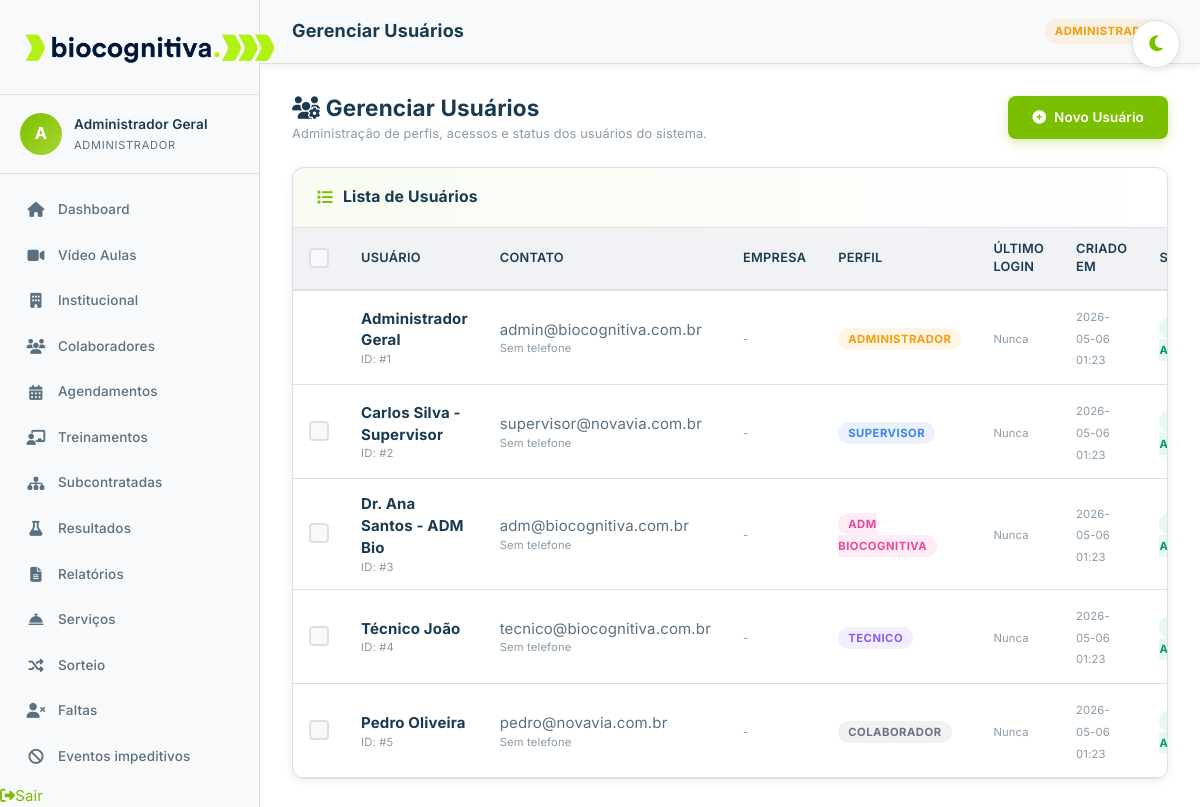
Page /admin/users (signed in) on the committed database.
### tables this page shows
CREATE TABLE users (
                id INTEGER PRIMARY KEY AUTOINCREMENT,
                name TEXT NOT NULL, email TEXT UNIQUE NOT NULL, password_hash TEXT NOT NULL,
                role TEXT NOT NULL DEFAULT 'colaborador' CHECK(role IN ('supervisor','colaborador','tecnico','adm_biocognitiva','administrador','super_admin')),
                cpf TEXT DEFAULT '', phone TEXT DEFAULT '', address TEXT DEFAULT '',
                funcao TEXT DEFAULT '', data_admissao TEXT DEFAULT '',
                empresa TEXT DEFAULT '', permissions TEXT DEFAULT '{}', active INTEGER DEFAULT 1,
                last_login TIMESTAMP,
                created_at TIMESTAMP DEFAULT CURRENT_TIMESTAMP, updated_at TIMESTAMP DEFAULT CURRENT_TIMESTAMP
            );

### app.py (the view)
@app.route('/admin/users')
@login_required
@permission_required('admin_users', 'view')
def admin_users():
    u=get_user(); db=get_db()
    if u['role'] == 'supervisor':
        users=db.execute('SELECT * FROM users WHERE empresa = ? ORDER BY created_at DESC', (u['empresa'],)).fetchall()
    else:
        users=db.execute('SELECT * FROM users ORDER BY created_at DESC').fetchall()
    db.close()
    return render_template('admin_users.html', user=u, users=users)

### app.py (called while the page is built, shortened)
@app.context_processor
def inject_release():
    return {
        'motivos_agendamento': MOTIVO_AGENDAMENTO_LABELS,
        'tipos_exame_agendamento': TIPOS_EXAME_AGENDAMENTO,
        'app_release': '2.0',
    }

def login_required(f):
    @wraps(f)
    def dec(*a,**k):
        if 'user_id' not in session: return redirect(url_for('login'))
        return f(*a,**k)
    return dec

def check_permission(module, level='view'):
    u = get_user()
    if not u: return False
    if u['role'] == 'super_admin': return True
    perms = u.get('permissions', {})
    user_level = perms.get(module, 'none')
    if level == 'admin':
        return user_level == 'admin'
    if level == 'view':
        return user_level in ('view', 'admin')
    return False

def permission_required(module, level='view'):
    def decorator(f):
        @wraps(f)
        def dec(*a,**k):
            if not check_permission(module, level):
                flash(f'Acesso negado: você não tem permissão de {level} para o módulo {module}.','error')
                return redirect(url_for('dashboard'))
            return f(*a,**k)
        return dec
    return decorator

@app.context_processor
def inject_permissions():
    return dict(
        check_permission=check_permission,
        is_impersonating='impersonator_id' in session
    )

def get_user():
    user_id = session.get('user_id')
    if not user_id:
        return None
    db = get_db()
    u = db.execute('SELECT * FROM users WHERE id=?', (user_id,)).fetchone()
    db.close()
    if not u: return None
    usr = dict(u)
    try:
        usr['permissions'] = json.loads(usr.get('permissions', '{}'))
    except:
        usr['permissions'] = {}
    return usr

@app.before_request
def _local_debug_institucional_session():
    if not app.debug or session.get('user_id'):
        return

### models.py (called while the page is built)
def get_db():
    conn = sqlite3.connect(DATABASE, timeout=30)
    conn.row_factory = sqlite3.Row
    conn.execute("PRAGMA foreign_keys = ON")
    return conn

### templates/admin_users.html (shortened to what this page needs)
{% extends "base.html" %}
{% block page_title %}Gerenciar Usuários{% endblock %}
{% block content %}
<div class="page-header">
    <div class="header-title">
        <div>
            <h2><i class="fas fa-users-cog"></i> Gerenciar Usuários</h2>
            <p style="color: var(--text-muted); font-size: 0.85rem;">Administração de perfis, acessos e status dos usuários do sistema.</p>
        </div>
    </div>
    <div class="header-actions">
        <a href="{{ url_for('create_user') }}" class="btn btn-primary shadow-sm">
            <i class="fas fa-plus-circle"></i> Novo Usuário
        </a>
    </div>
</div>
<div class="card">
    <div class="card-header">
        <h2><i class="fas fa-list"></i> Lista de Usuários</h2>
    </div>
    <div class="card-body" style="padding: 0;">
        <form id="batch-delete-form" method="POST" action="{{ url_for('delete_users_batch') }}">
            <table class="table">
                <thead>
                    <tr>
                        <th class="checkbox-cell">
                            <label class="custom-checkbox">
                                <span class="checkmark"></span>
                            </label>
                        </th>
                        <th>Usuário</th>
                        <th>Contato</th>
                        <th>Empresa</th>
                        <th>Perfil</th>
                        <th>Último Login</th>
                        <th>Criado em</th>
                        <th>Status</th>
                    </tr>
                </thead>
                <tbody>
                {% for u in users %}
                <tr>
                    <td class="checkbox-cell">
                        {% if u.id != session.user_id %}
                        <label class="custom-checkbox">
                            <span class="checkmark"></span>
                        </label>
                        {% endif %}
                    </td>
                    <td>
                        <div class="user-meta">
                            <span class="user-name-bold">{{ u.name }}</span>
                            <span class="user-sub">ID: #{{ u.id }}</span>
                        </div>
                    </td>
                    <td>
                        <div class="user-meta">
                            <span>{{ u.email }}</span>
                            <span class="user-sub">{{ u.phone or 'Sem telefone' }}</span>
                        </div>
                    </td>
                    <td>
                        <span class="user-sub">{{ u.empresa or '-' }}</span>
                    </td>
                    <td>
                        <span class="badge badge-{{ u.role }}">
                            {{ u.role.replace('_',' ').title() }}
                        </span>
                    </td>
                    <td>
                        <span class="user-sub">{{ u.last_login or 'Nunca' }}</span>
                    </td>
                    <td>
                        <span class="user-sub">{{ u.created_at[:16] if u.created_at else '-' }}</span>
                    </td>
                    <td>
                        {% if u.active %}
                        <span class="badge badge-success">
                             Ativo
                        </span>
                        {% else %}
                        <span class="badge badge-danger">
                            <i class="fas fa-times-circle"></i> Inativo
                        </span>
                        {% endif %}
                    </td>
                </tr>
                {% endfor %}
                </tbody>
            </table>
        </form>
    </div>
</div>
{% endblock %}

### templates/base.html (shortened to what this page needs)
<!DOCTYPE html>
<html lang="pt-BR">
<head>
    <link href="https://cdnjs.cloudflare.com/ajax/libs/font-awesome/6.5.1/css/all.min.css" rel="stylesheet">
    <link rel="stylesheet" href="{{ url_for('static', filename='css/biocognitiva.css') }}">
</head>
<body>
{% if session.get('user_id') %}
<nav class="sidebar" id="sidebar">
    <div class="sidebar-header">
        <div class="logo"><img src="{{ url_for('static', filename='img/logo.png') }}" alt="Biocognitiva" style="height:50px; margin-right:10px;"></div>
    </div>
    <div class="sidebar-user">
        <div class="avatar">{{ session.get('name','U')[0] }}</div>
        <div class="user-info">
            <span class="user-name">{{ session.get('name') }}</span>
            <span class="user-role">{{ session.get('role','').replace('_',' ').title() }}</span>
        </div>
    </div>
    <ul class="sidebar-menu">
        <li><a href="{{ url_for('dashboard') }}" class="{% if request.endpoint=='dashboard' %}active{% endif %}"><i class="fas fa-home"></i><span>Dashboard</span></a></li>
        {% if check_permission('treinamentos') %}
        <li><a href="{{ url_for('video_aulas') }}" class="{% if request.endpoint=='video_aulas' %}active{% endif %}"><i class="fas fa-video"></i><span>Vídeo Aulas</span></a></li>
        {% endif %}
        {% if check_permission('institucional') %}
        <li><a href="{{ url_for('institucional') }}" class="{% if request.endpoint=='institucional' %}active{% endif %}"><i class="fas fa-building"></i><span>Institucional</span></a></li>
        {% endif %}
        {% if check_permission('colaboradores') %}
        <li><a href="{{ url_for('colaboradores') }}" class="{% if request.endpoint=='colaboradores' %}active{% endif %}"><i class="fas fa-users"></i><span>Colaboradores</span></a></li>
        {% endif %}
        {% if check_permission('agendamentos') %}
        <li><a href="{{ url_for('agendamentos') }}" class="{% if request.endpoint=='agendamentos' %}active{% endif %}"><i class="fas fa-calendar-alt"></i><span>Agendamentos</span></a></li>
        {% endif %}
        {% if check_permission('treinamentos') %}
        <li><a href="{{ url_for('treinamentos') }}" class="{% if request.endpoint=='treinamentos' %}active{% endif %}"><i class="fas fa-chalkboard-teacher"></i><span>Treinamentos</span></a></li>
        {% endif %}
        {% if check_permission('subcontratadas') %}
        <li><a href="{{ url_for('subcontratadas') }}" class="{% if request.endpoint=='subcontratadas' %}active{% endif %}"><i class="fas fa-sitemap"></i><span>Subcontratadas</span></a></li>
        {% endif %}
        {% if check_permission('resultados') %}
        <li><a href="{{ url_for('resultados') }}" class="{% if request.endpoint=='resultados' %}active{% endif %}"><i class="fas fa-flask"></i><span>Resultados</span></a></li>
        {% endif %}
        {% if check_permission('relatorios') %}
        <li><a href="{{ url_for('relatorios') }}" class="{% if request.endpoint=='relatorios' %}active{% endif %}"><i class="fas fa-file-alt"></i><span>Relatórios</span></a></li>
        {% endif %}
        {% if check_permission('servicos') %}
        <li><a href="{{ url_for('servicos') }}" class="{% if request.endpoint=='servicos' %}active{% endif %}"><i class="fas fa-concierge-bell"></i><span>Serviços</span></a></li>
        {% endif %}
        {% if check_permission('sorteio') %}
        <li><a href="{{ url_for('sorteio') }}" class="{% if request.endpoint=='sorteio' %}active{% endif %}"><i class="fas fa-random"></i><span>Sorteio</span></a></li>
        {% endif %}
        {% if check_permission('faltas') %}
        <li><a href="{{ url_for('faltas') }}" class="{% if request.endpoint=='faltas' %}active{% endif %}"><i class="fas fa-user-times"></i><span>Faltas</span></a></li>
        {% endif %}
        {% if check_permission('controle_positivo') or check_permission('agendamentos') %}
        <li><a href="{{ url_for('controle_positivo') }}" class="{% if request.endpoint=='controle_positivo' %}active{% endif %}"><i class="fas fa-ban"></i><span>Eventos impeditivos</span></a></li>
        {% endif %}
        {% if check_permission('clientes') %}
        <li><a href="{{ url_for('clientes') }}" class="{% if request.endpoint=='clientes' %}active{% endif %}"><span>Cadastro de clientes</span></a></li>
        {% endif %}
    </ul>
    <div class="sidebar-footer"><a href="{{ url_for('logout') }}"><i class="fas fa-sign-out-alt"></i><span>Sair</span></a></div>
</nav>
<main class="main-content">
    <header class="topbar">
        <h1 class="page-title">{% block page_title %}Dashboard{% endblock %}</h1>
        <div class="topbar-actions">
            <button type="button" class="theme-toggle" onclick="toggleTheme()" title="Alternar tema" aria-label="Alternar tema claro ou escuro">
                <i class="fas fa-moon"></i>
            </button>
            <span class="badge badge-{{ session.get('role') }}">{{ session.get('role','').replace('_',' ').title() }}</span>
        </div>
    </header>
    <div class="content-area">{% block content %}{% endblock %}</div>
</main>
{% else %}{% block auth_content %}{% endblock %}{% endif %}
</body>
</html>

### templates/admin_users.html (style rules this page uses)
.badge-supervisor { background: rgba(59, 130, 246, 0.1); color: #3b82f6; }
.badge-tecnico { background: rgba(139, 92, 246, 0.1); color: #8b5cf6; }
.badge-adm_biocognitiva { background: rgba(236, 72, 153, 0.1); color: #ec4899; }
.badge-administrador { background: rgba(245, 158, 11, 0.1); color: #f59e0b; }
.badge-colaborador { background: rgba(107, 114, 128, 0.1); color: #6b7280; }

### rows in the picture
users: get "Administrador Geral", get "ADMINISTRADOR", name "Administrador Geral", id "1", email "admin@biocognitiva.com.br", phone "Sem telefone", empresa "-", role.replace "ADMINISTRADOR", last_login "Nunca", created_at "2026-05-06 01:23", active "ATIVO"
users: name "Carlos Silva - Supervisor", id "2", email "supervisor@novavia.com.br", phone "Sem telefone", empresa "-", role.replace "SUPERVISOR", last_login "Nunca", created_at "2026-05-06 01:23", active "ATIVO"
users: name "Dr. Ana Santos - ADM Bio", id "3", email "adm@biocognitiva.com.br", phone "Sem telefone", empresa "-", role.replace "ADM BIOCOGNITIVA", last_login "Nunca", created_at "2026-05-06 01:23", active "ATIVO"
users: name "Técnico João", id "4", email "tecnico@biocognitiva.com.br", phone "Sem telefone", empresa "-", role.replace "TECNICO", last_login "Nunca", created_at "2026-05-06 01:23", active "ATIVO"
users: name "Pedro Oliveira", id "5", email "pedro@novavia.com.br", phone "Sem telefone", empresa "-", role.replace "COLABORADOR", last_login "Nunca", created_at "2026-05-06 01:23", active "ATIVO"

### other values in the picture
{{ session.get('name','U')[0] }} "A"
